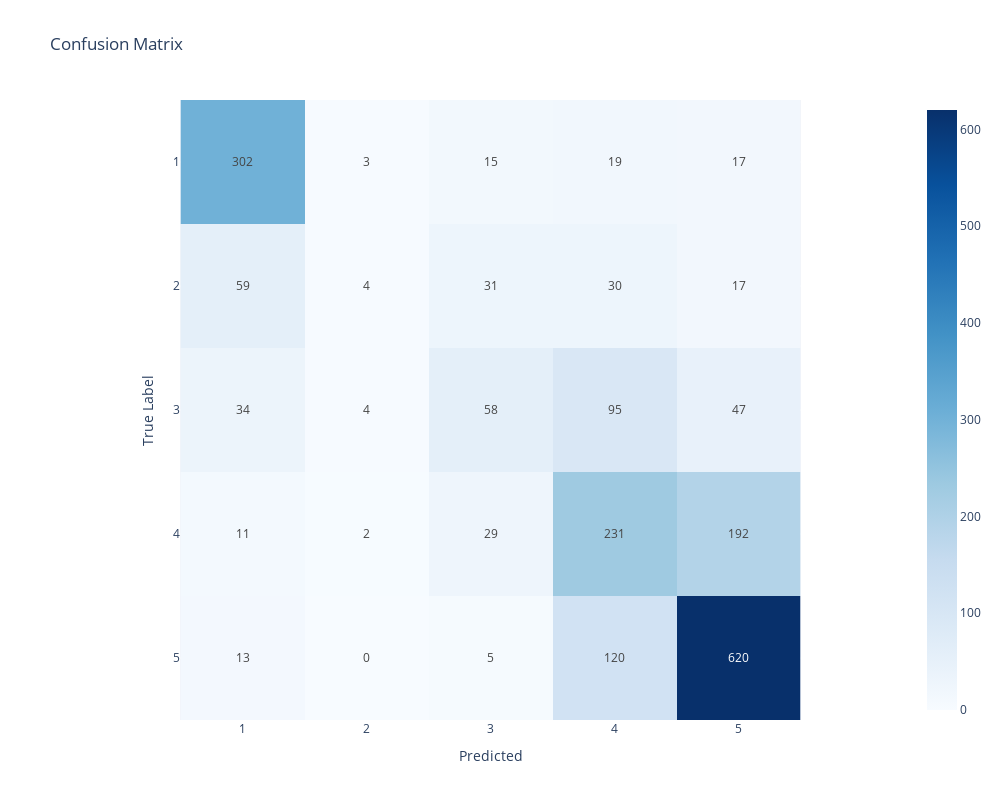

Notebook code for this chart:
### Code cell
X = df['cleaned_text']
y = df['Rating']
X_train, X_test, y_train, y_test = train_test_split(X, y, test_size=0.2, random_state=42)


model = TextClassifier(model=LogisticRegression(max_iter=1000), vectorizer=TfidfVectorizer(max_features=5000))
model.train(X_train, y_train)
model.evaluate(X_test, y_test)

### Figure 1 — Plotly figure (JSON) as saved in the notebook; plotly's stock layout.template omitted (floating-point values rounded to 4 significant figures)
{"data": [{"coloraxis": "coloraxis", "hovertemplate": "Predicted: %{x}<br>True Label: %{y}<br>color: %{z}<extra></extra>", "name": "0", "texttemplate": "%{z}", "type": "heatmap", "x": ["1", "2", "3", "4", "5"], "xaxis": "x", "y": ["1", "2", "3", "4", "5"], "yaxis": "y", "z": [[302, 3, 15, 19, 17], [59, 4, 31, 30, 17], [34, 4, 58, 95, 47], [11, 2, 29, 231, 192], [13, 0, 5, 120, 620]]}], "layout": {"coloraxis": {"colorscale": [[0, "rgb(247,251,255)"], [0.125, "rgb(222,235,247)"], [0.25, "rgb(198,219,239)"], [0.375, "rgb(158,202,225)"], [0.5, "rgb(107,174,214)"], [0.625, "rgb(66,146,198)"], [0.75, "rgb(33,113,181)"], [0.875, "rgb(8,81,156)"], [1, "rgb(8,48,107)"]]}, "height": 800, "title": {"text": "Confusion Matrix"}, "width": 1000, "xaxis": {"anchor": "y", "constrain": "domain", "domain": [0, 1], "scaleanchor": "y", "title": {"text": "Predicted"}}, "yaxis": {"anchor": "x", "autorange": "reversed", "constrain": "domain", "domain": [0, 1], "title": {"text": "True Label"}}}}
